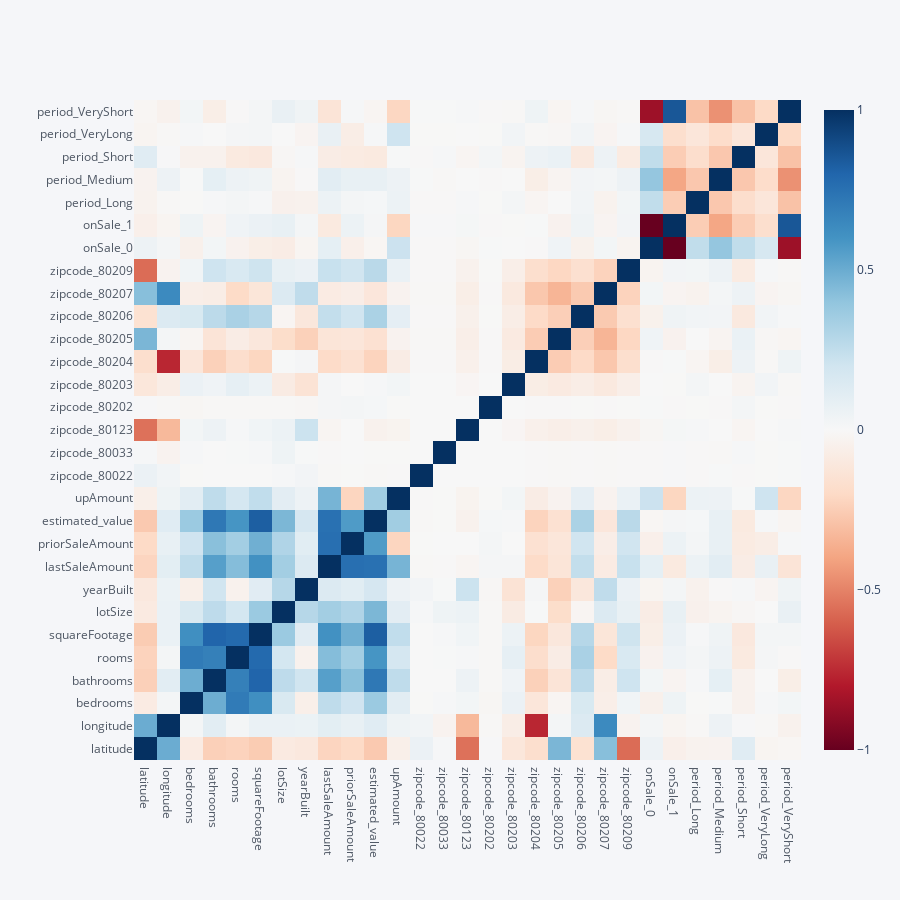

The code cell stored with this chart in its notebook:
### Code cell
df_corr_zipcode.corr().iplot(kind='heatmap', colorscale='RdBu', dimensions=(900,900))

### Figure 1 — Plotly figure (JSON) as saved in the notebook; plotly's stock layout.template omitted (floating-point values rounded to 4 significant figures; data arrays with more than 128 entries replaced by an {"elided": "..."} marker saying what was removed)
{"data": [{"colorscale": [[0, "rgb(103,0,31)"], [0.1, "rgb(178,24,43)"], [0.2, "rgb(214,96,77)"], [0.3, "rgb(244,165,130)"], [0.4, "rgb(253,219,199)"], [0.5, "rgb(247,247,247)"], [0.6, "rgb(209,229,240)"], [0.7, "rgb(146,197,222)"], [0.8, "rgb(67,147,195)"], [0.9, "rgb(33,102,172)"], [1, "rgb(5,48,97)"]], "type": "heatmap", "x": ["latitude", "longitude", "bedrooms", "bathrooms", "rooms", "squareFootage", "lotSize", "yearBuilt", "lastSaleAmount", "priorSaleAmount", "estimated_value", "upAmount", "zipcode_80022", "zipcode_80033", "zipcode_80123", "zipcode_80202", "zipcode_80203", "zipcode_80204", "zipcode_80205", "zipcode_80206", "zipcode_80207", "zipcode_80209", "onSale_0", "onSale_1", "period_Long", "period_Medium", "period_Short", "period_VeryLong", "period_VeryShort"], "y": ["latitude", "longitude", "bedrooms", "bathrooms", "rooms", "squareFootage", "lotSize", "yearBuilt", "lastSaleAmount", "priorSaleAmount", "estimated_value", "upAmount", "zipcode_80022", "zipcode_80033", "zipcode_80123", "zipcode_80202", "zipcode_80203", "zipcode_80204", "zipcode_80205", "zipcode_80206", "zipcode_80207", "zipcode_80209", "onSale_0", "onSale_1", "period_Long", "period_Medium", "period_Short", "period_VeryLong", "period_VeryShort"], "z": {"elided": "29x29 float values"}, "zmax": 1, "zmin": -1}], "layout": {"height": 900, "legend": {"bgcolor": "#F5F6F9", "font": {"color": "#4D5663"}}, "paper_bgcolor": "#F5F6F9", "plot_bgcolor": "#F5F6F9", "title": {"font": {"color": "#4D5663"}}, "width": 900, "xaxis": {"gridcolor": "#E1E5ED", "showgrid": true, "tickfont": {"color": "#4D5663"}, "title": {"font": {"color": "#4D5663"}, "text": ""}, "zerolinecolor": "#E1E5ED"}, "yaxis": {"gridcolor": "#E1E5ED", "showgrid": true, "tickfont": {"color": "#4D5663"}, "title": {"font": {"color": "#4D5663"}, "text": ""}, "zerolinecolor": "#E1E5ED"}}}
